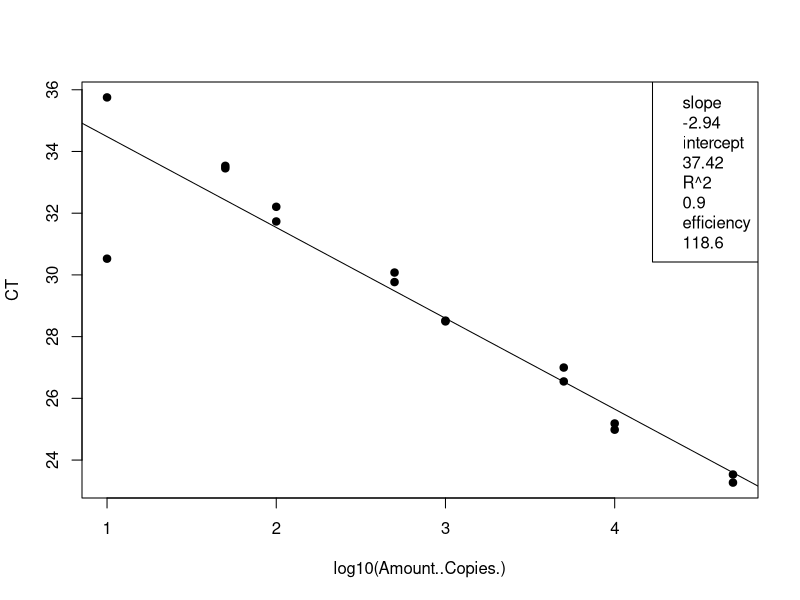
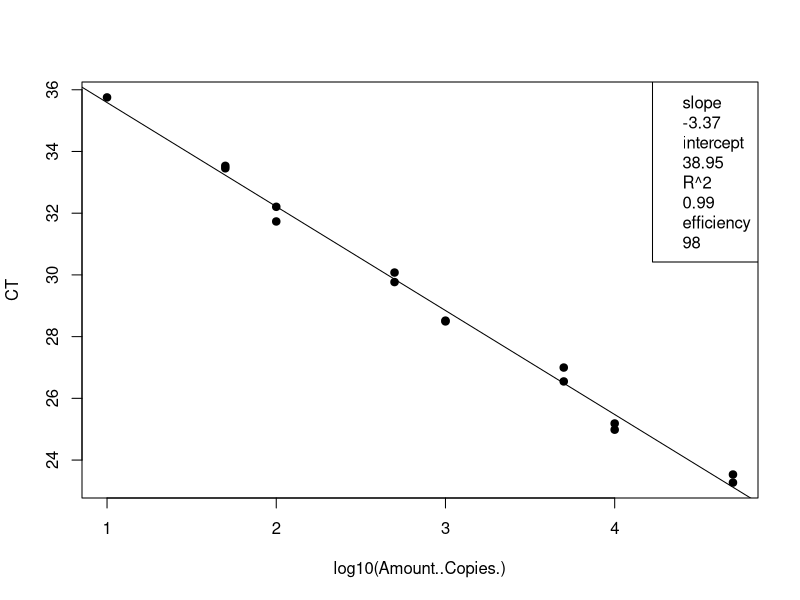
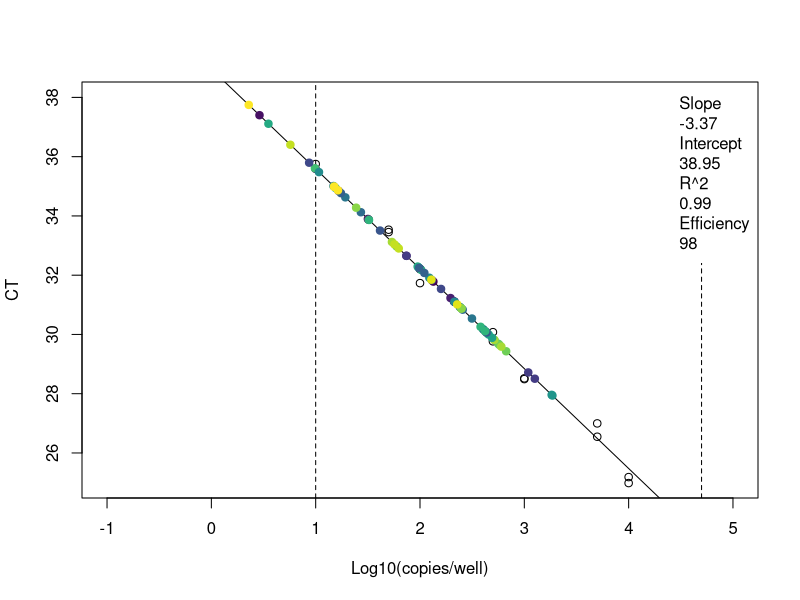
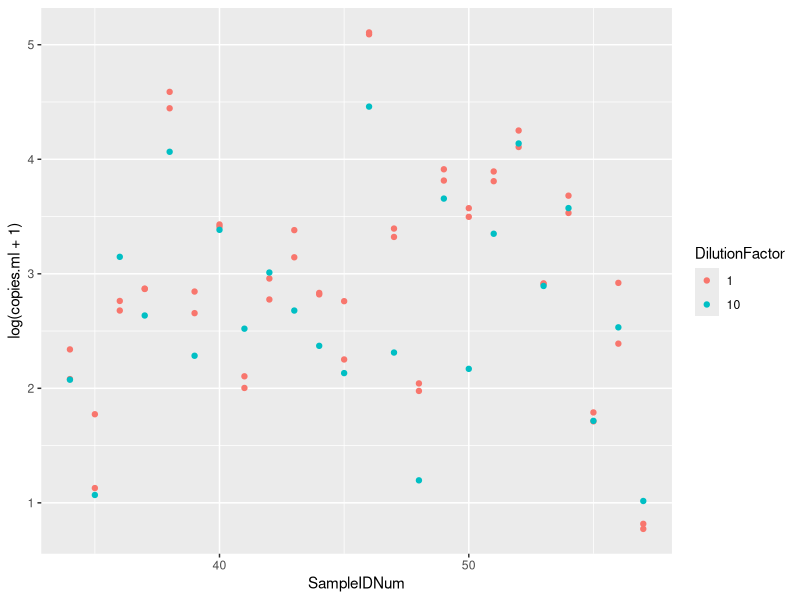

These figures' R source, in order:
## ---- chunk 1
knitr::opts_chunk$set(echo = TRUE)

## ---- chunk 2
# clear the workspace
rm(list=ls())

# load the data (note data file must be in this repository)
data <- read.csv("Plate2_Entero_qPCRConversion.csv")
## ---- chunk 3
# linear regression of standard curve
standards = subset(data, Name == "STANDARD")
standardCurve <- lm(CT ~ log10(Amount..Copies.), data = standards)
  
# save the line info
standard_slope = standardCurve$coefficients[2]
standard_intercept = standardCurve$coefficients[1]
R2 = summary(standardCurve)$r.squared
efficiency =  (10^(-1/standardCurve$coefficients[2])-1)*100

# plot standards and best fit line
standardCurvePlot <- plot(CT ~ log10(Amount..Copies.), data = standards, pch=19) 
abline(coef(standardCurve)) 
legend("topright", legend = c(paste= "slope", round(standard_slope, 2), paste= "intercept", round(standard_intercept, 2), paste= "R^2", round(R2, 2), paste = "efficiency", round(efficiency, 1)))
## ---- chunk 4
# remove standards that sucked and redo analysis 
standards <- standards[-16,] # uncomment this line and change which rows to remove
standardCurve <- lm(CT ~ log10(Amount..Copies.), data = standards)

# save the line info
standard_slope = standardCurve$coefficients[2]
standard_intercept = standardCurve$coefficients[1]
R2 = summary(standardCurve)$r.squared
efficiency =  (10^(-1/standardCurve$coefficients[2])-1)*100

# plot standards and best fit line
standardCurvePlot <- plot(CT ~ log10(Amount..Copies.), data = standards, pch=19) 
abline(coef(standardCurve)) 
legend("topright", legend = c(paste= "slope", round(standard_slope, 2), paste= "intercept", round(standard_intercept, 2), paste= "R^2", round(R2, 2), paste = "efficiency", round(efficiency, 1)))
## ---- chunk 5
# data set of unknowns including info on standard curve
unknowns = subset(data, Name == "UNKNOWN")

# add new columns to the data table
unknowns$plate_num = 1 # note:change to the actual plate number
unknowns$standard_slope = standard_slope
unknowns$standard_intercept = standard_intercept
unknowns$R2 = R2
unknowns$efficiency = efficiency
  
# add a new column that interpolates copies/well from Ct for the unknowns
unknowns$log.copies.well = (unknowns$CT - standard_intercept)/standard_slope
unknowns$copies.well = 10^unknowns$log.copies.well

# copies/ul extract accounting for dilution factor
vol.well = 3 # note:change to qPCR template volume in ul
unknowns$vol.well = vol.well
unknowns$copies.ul = ((unknowns$copies.well/vol.well)*unknowns$DilutionFactor)

# copies/extraction
vol.elution = 110 #note:change to DNA extraction elution volume in ul
unknowns$vol.elution = vol.elution
unknowns$copies.extraction = (unknowns$copies.ul*vol.elution)

# copies/ml #Volume is volume of sample filtered in mL
unknowns$copies.ml = (unknowns$copies.extraction/unknowns$Volume)
## ---- chunk 6
# set up the color palette
library(viridis)
unknowns$SampleIDNum = as.factor(as.character(unknowns$SampleIDNum)) # change to factor for colors
Colors = viridis(n=nlevels(unknowns$SampleIDNum)) # set the color levels to call on later

# check the range and adjust the limits in plot
range(unknowns$CT, na.rm=T) # y limits
range(unknowns$log.copies.well, na.rm =T) # x limits

# plot the standard curve again
standardCurvePlot <- plot(CT ~ log10(Amount..Copies.), data = standards,
                          xlim = c(-1,5), ylim = c(25,38),
                          xlab = "Log10(copies/well)",
                          ylab = "CT") 

# add boundaries and standard line
abline(v=log10(10), lty=2)
abline(v=log10(50000), lty=2)
abline(coef(standardCurve)) 

# add the sample data
standardCurvePlot <- points(CT ~ log.copies.well, data = unknowns, pch=19, 
                            col = Colors[unknowns$SampleIDNum])
legend("topright", inset = 0.002, box.lty=0, legend=c(paste= "Slope", round(standardCurve$coefficients[2], 2), 
                                                      paste= "Intercept", round(standardCurve$coefficients[1], 2), 
                                                      paste= "R^2", round(summary(standardCurve)$r.squared, 2),
                                                      paste = "Efficiency", round((10^(-1/standardCurve$coefficients[2])-1)*100, 1)))
## ---- chunk 7
# make a plot that compares the diluted to undiluted replicates for each sample including dilution factor
library("ggplot2")
unknowns$SampleIDNum <- as.numeric(as.character(unknowns$SampleIDNum)) # change to numeric
unknowns$DilutionFactor <- as.factor(as.character(unknowns$DilutionFactor)) # change to factor
qplot(SampleIDNum,log(copies.ml+1), data=unknowns, col=DilutionFactor)
## ---- chunk 8
# write csv file
write.csv(unknowns, file = "Plate2_Entero_ConvertedData.csv", row.names=FALSE, na="")

# average the replicates (if not strongly inhibited) and make a new file
library(dplyr)
data.average = unknowns %>% group_by(SampleIDNum) %>% summarise(copies.ml = mean(copies.ml, na.rm = T))
write.csv(data.average, file = "Plate2_Entero_Averaged.csv", row.names=FALSE, na="")
